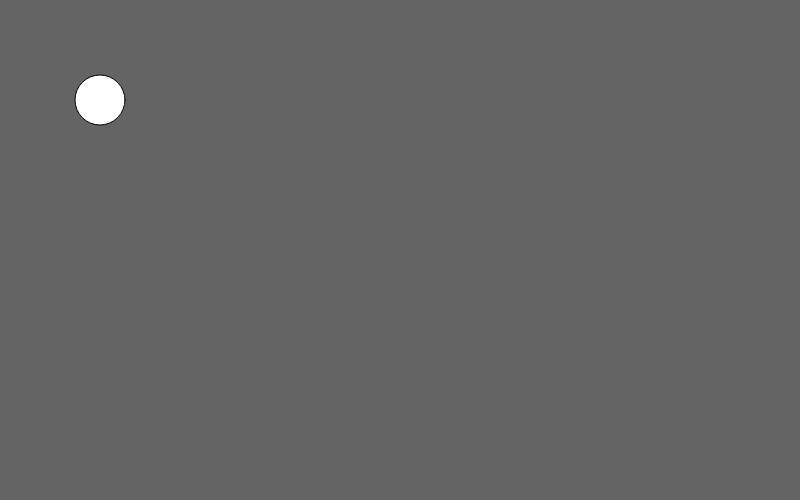
Frame 1 (no input)
Frame 60 (no input): identical to frame 1, image omitted
Frame 120 (the mouse pressed at the canvas centre since frame 60): identical to frame 1, image omitted

The p5.js sketch that drew this single still picture (run headless with seeded random() and noise() and a simulated clock; from frame 60 on, the mouse is pressed at the canvas centre):

// p5.js sketch
// ── sketch.js
function setup() {
  createCanvas(800, 500);
}

function draw() {
  background(100);
  stroke(0);
  ellipse(100, 100, 50, 50);
}
